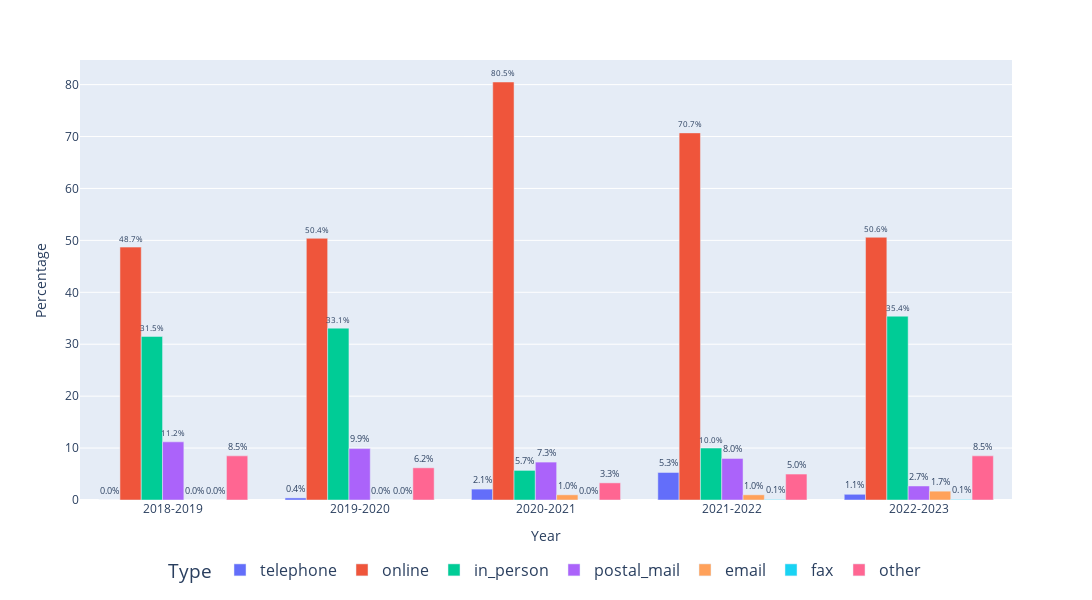

Write notebook code for a chart like this one.
### Code cell
df=Svc_ID_Info[["fiscal_yr","telephone_applications","online_applications","in_person_applications","postal_mail_applications",
                "email_applications","fax_applications", "other_applications"]].fillna(0)
apptype=["telephone", "online", "in_person", "postal_mail", "email", "fax", "other"]
df.columns=["fiscal_yr"]+apptype

res={}
for year in df["fiscal_yr"].unique():    
    res[year]=df[df["fiscal_yr"]==year][apptype]

newdf=pd.DataFrame()
for key, val in res.items():
    temp=val.sum().reset_index()
    temp.columns=["Type", "Value"]
    pcttotal=sum(temp["Value"])
    temp["Percentage"]=round(temp["Value"]*100/pcttotal,1)
    temp["Year"]=[key]*len(apptype)
    temp["labels"]=[f"{x}%" for x in temp["Percentage"]]

    newdf=pd.concat([newdf, temp])

newdf=newdf.sort_values(by="Year")


fig=px.bar(newdf, x='Year',y="Percentage", barmode="group", color='Type',
            text="labels", width=1800,height=600)

# Update layout
fig.update_layout(
    xaxis_title='Year',
    yaxis_title='Percentage',
    legend=dict(font=dict(size=16), 
                orientation="h",  # Horizontal orientation
                yanchor="bottom", # Anchor legend to the bottom
                y=-0.2,           # Place the legend below the plot
                xanchor="center", # Center the legend horizontally
                x=0.5),
    title_x=0.5
)

fig.update_traces(textposition='outside')

# Show plot
fig.show()
fig.write_image(os.path.join(rootwd, "TexFiles", "Figures","TypeApp.png"), scale=3)

### Figure 1 — Plotly figure (JSON) as saved in the notebook; plotly's stock layout.template omitted (floating-point values rounded to 4 significant figures)
{"data": [{"alignmentgroup": "True", "hovertemplate": "Type=telephone<br>Year=%{x}<br>Percentage=%{y}<br>labels=%{text}<extra></extra>", "legendgroup": "telephone", "marker": {"color": "#636efa", "pattern": {"shape": ""}}, "name": "telephone", "offsetgroup": "telephone", "orientation": "v", "showlegend": true, "text": ["0.0%", "0.4%", "2.1%", "5.3%", "1.1%"], "textposition": "outside", "type": "bar", "x": ["2018-2019", "2019-2020", "2020-2021", "2021-2022", "2022-2023"], "xaxis": "x", "y": [0, 0.4, 2.1, 5.3, 1.1], "yaxis": "y"}, {"alignmentgroup": "True", "hovertemplate": "Type=online<br>Year=%{x}<br>Percentage=%{y}<br>labels=%{text}<extra></extra>", "legendgroup": "online", "marker": {"color": "#EF553B", "pattern": {"shape": ""}}, "name": "online", "offsetgroup": "online", "orientation": "v", "showlegend": true, "text": ["48.7%", "50.4%", "80.5%", "70.7%", "50.6%"], "textposition": "outside", "type": "bar", "x": ["2018-2019", "2019-2020", "2020-2021", "2021-2022", "2022-2023"], "xaxis": "x", "y": [48.7, 50.4, 80.5, 70.7, 50.6], "yaxis": "y"}, {"alignmentgroup": "True", "hovertemplate": "Type=in_person<br>Year=%{x}<br>Percentage=%{y}<br>labels=%{text}<extra></extra>", "legendgroup": "in_person", "marker": {"color": "#00cc96", "pattern": {"shape": ""}}, "name": "in_person", "offsetgroup": "in_person", "orientation": "v", "showlegend": true, "text": ["31.5%", "33.1%", "5.7%", "10.0%", "35.4%"], "textposition": "outside", "type": "bar", "x": ["2018-2019", "2019-2020", "2020-2021", "2021-2022", "2022-2023"], "xaxis": "x", "y": [31.5, 33.1, 5.7, 10, 35.4], "yaxis": "y"}, {"alignmentgroup": "True", "hovertemplate": "Type=postal_mail<br>Year=%{x}<br>Percentage=%{y}<br>labels=%{text}<extra></extra>", "legendgroup": "postal_mail", "marker": {"color": "#ab63fa", "pattern": {"shape": ""}}, "name": "postal_mail", "offsetgroup": "postal_mail", "orientation": "v", "showlegend": true, "text": ["11.2%", "9.9%", "7.3%", "8.0%", "2.7%"], "textposition": "outside", "type": "bar", "x": ["2018-2019", "2019-2020", "2020-2021", "2021-2022", "2022-2023"], "xaxis": "x", "y": [11.2, 9.9, 7.3, 8, 2.7], "yaxis": "y"}, {"alignmentgroup": "True", "hovertemplate": "Type=email<br>Year=%{x}<br>Percentage=%{y}<br>labels=%{text}<extra></extra>", "legendgroup": "email", "marker": {"color": "#FFA15A", "pattern": {"shape": ""}}, "name": "email", "offsetgroup": "email", "orientation": "v", "showlegend": true, "text": ["0.0%", "0.0%", "1.0%", "1.0%", "1.7%"], "textposition": "outside", "type": "bar", "x": ["2018-2019", "2019-2020", "2020-2021", "2021-2022", "2022-2023"], "xaxis": "x", "y": [0, 0, 1, 1, 1.7], "yaxis": "y"}, {"alignmentgroup": "True", "hovertemplate": "Type=fax<br>Year=%{x}<br>Percentage=%{y}<br>labels=%{text}<extra></extra>", "legendgroup": "fax", "marker": {"color": "#19d3f3", "pattern": {"shape": ""}}, "name": "fax", "offsetgroup": "fax", "orientation": "v", "showlegend": true, "text": ["0.0%", "0.0%", "0.0%", "0.1%", "0.1%"], "textposition": "outside", "type": "bar", "x": ["2018-2019", "2019-2020", "2020-2021", "2021-2022", "2022-2023"], "xaxis": "x", "y": [0, 0, 0, 0.1, 0.1], "yaxis": "y"}, {"alignmentgroup": "True", "hovertemplate": "Type=other<br>Year=%{x}<br>Percentage=%{y}<br>labels=%{text}<extra></extra>", "legendgroup": "other", "marker": {"color": "#FF6692", "pattern": {"shape": ""}}, "name": "other", "offsetgroup": "other", "orientation": "v", "showlegend": true, "text": ["8.5%", "6.2%", "3.3%", "5.0%", "8.5%"], "textposition": "outside", "type": "bar", "x": ["2018-2019", "2019-2020", "2020-2021", "2021-2022", "2022-2023"], "xaxis": "x", "y": [8.5, 6.2, 3.3, 5, 8.5], "yaxis": "y"}], "layout": {"barmode": "group", "height": 600, "legend": {"font": {"size": 16}, "orientation": "h", "title": {"text": "Type"}, "tracegroupgap": 0, "x": 0.5, "xanchor": "center", "y": -0.2, "yanchor": "bottom"}, "margin": {"t": 60}, "title": {"x": 0.5}, "width": 1800, "xaxis": {"anchor": "y", "domain": [0, 1], "title": {"text": "Year"}}, "yaxis": {"anchor": "x", "domain": [0, 1], "title": {"text": "Percentage"}}}}
